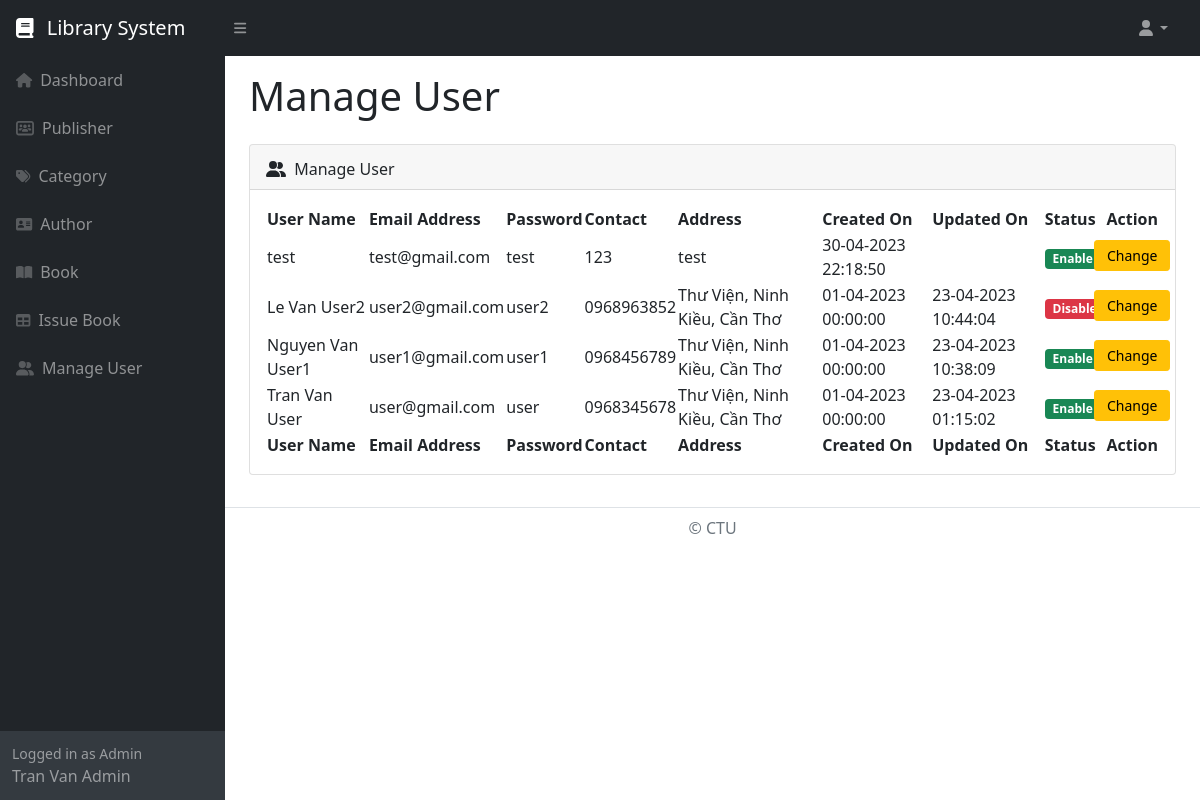
Page /library/admin/user.php (signed in) on the committed database.
### tables this page shows
CREATE TABLE `user` (
  `user_id` int(11) NOT NULL,
  `user_name` varchar(50) NOT NULL,
  `user_address` varchar(200) NOT NULL,
  `user_contact` varchar(20) NOT NULL,
  `user_email` varchar(50) NOT NULL,
  `user_password` varchar(20) NOT NULL,
  `user_status` enum('Enable','Disable') NOT NULL,
  `user_date_created` varchar(30) NOT NULL,
  `user_date_updated` varchar(30) NOT NULL
);

### library/function.php (called while the page is built, shortened)
<?php
function is_admin_login()
{
	if(isset($_SESSION['admin_id']))
	{
		return true;
	}
	return false;
}
?>

### library/admin/user.php (the view, shortened to what this page needs)
<?php
include '../database_connection.php';
include '../function.php';
$query = "
	SELECT * FROM user
    ORDER BY user_id DESC
";
$statement = $connect->prepare($query);
$statement->execute();
include '../header.php';
?>
<div class="container-fluid px-4">
	<div class="row mt-3">
		<div class="col-md-12">
			<h1>Manage User</h1>
		</div>
	</div>
	<div class="row justify-content-center">
		<div class="col-md-12">
			<div class="card mb-3">
				<div class="card-header">
					<div class="row">
						<div class="col col-md-6 mt-1">
							<i class="fa-solid fa-user-group me-1"></i> Manage User
						</div>
					</div>
				</div>
				<div class="card-body">
					<table id="datatablesSimple">
						<thead>
							<tr>
								<th>User Name</th>
								<th>Email Address</th>
								<th>Password</th>
								<th>Contact</th>
								<th>Address</th>
								<th>Created On</th>
								<th>Updated On</th>
								<th>Status</th>
								<th>Action</th>
							</tr>
						</thead>
						<tfoot>
							<tr>
								<th>User Name</th>
								<th>Email Address</th>
								<th>Password</th>
								<th>Contact</th>
								<th>Address</th>
								<th>Created On</th>
								<th>Updated On</th>
								<th>Status</th>
								<th>Action</th>
							</tr>
						</tfoot>
						<tbody>
						<?php
						if($statement->rowCount() > 0)
						{
							foreach($statement->fetchAll() as $row)
							{
								$user_status = '';
								if($row['user_status'] == 'Enable')
								{
									$user_status = '<div class="badge bg-success">Enable</div>';
								}
								else
								{
									$user_status = '<div class="badge bg-danger">Disable</div>';
								}
								echo '
								<tr>
									<td>'.$row["user_name"].'</td>
									<td>'.$row["user_email"].'</td>
									<td>'.$row["user_password"].'</td>
									<td>'.$row["user_contact"].'</td>
									<td>'.$row["user_address"].'</td>
									<td>'.$row["user_date_created"].'</td>
									<td>'.$row["user_date_updated"].'</td>
									<td>'.$user_status.'</td>
									<td>
										<div class="col">
											<div class="row mb-1">
												<button class="btn btn-warning btn-sm"
													onclick="change_data(`'.$row["user_id"].'`, `'.$row["user_status"].'`)">
													Change
												</button>
											</div>
										</div>
									</td>
								</tr>
								';
							}
						}
						?>
						</tbody>
					</table>
				</div>
			</div>
		</div>
	</div>
</div>
<?php
include '../footer.php';
?>

### library/header.php (shortened to what this page needs)
<!doctype html>
<html lang="en">
    <head>
        <link href="http://localhost/library/assets/css/styles.css" rel="stylesheet" />
        <link href="https://cdn.jsdelivr.net/npm/simple-datatables@latest/dist/style.css" rel="stylesheet" />
    </head>
    <?php
    if(is_admin_login())
    {
    ?>
    <body class="sb-nav-fixed">
        <nav class="sb-topnav navbar navbar-expand navbar-dark bg-dark">
            <a class="navbar-brand ps-3" href="index.php">
                <i class="fa-solid fa-book me-2"></i>
                Library System
            </a>
            <button class="btn btn-link btn-sm order-1 order-lg-0 me-4 me-lg-0" id="sidebarToggle" href="#!"><i class="fas fa-bars"></i></button>
            <ul class="navbar-nav ms-auto ms-md-0 me-3 me-lg-4">
                <li class="nav-item dropdown">
                    <a class="nav-link dropdown-toggle" id="navbarDropdown" href="#" role="button" data-bs-toggle="dropdown" aria-expanded="false"><i class="fas fa-user fa-fw"></i></a>
                </li>
            </ul>
        </nav>
        <div id="layoutSidenav">
            <div id="layoutSidenav_nav">
                <nav class="sb-sidenav accordion sb-sidenav-dark" id="sidenavAccordion">
                    <div class="sb-sidenav-menu">
                        <div class="nav">
                            <a class="nav-link" href="index.php">
                                <div class="sb-nav-link-icon"><i class="fa-solid fa-house"></i></div>
                                Dashboard
                            </a>
                            <a class="nav-link" href="publisher.php">
                                <div class="sb-nav-link-icon"><i class="fa-solid fa-users-rectangle"></i></div>
                                Publisher
                            </a>
                            <a class="nav-link" href="category.php">
                                <div class="sb-nav-link-icon"><i class="fa-solid fa-tags"></i></div>
                                Category
                            </a>
                            <a class="nav-link" href="author.php">
                                <div class="sb-nav-link-icon"><i class="fa-solid fa-address-card"></i></div>
                                Author
                            </a>
                            <a class="nav-link" href="book.php">
                                <div class="sb-nav-link-icon"><i class="fa-solid fa-book-open"></i></div>
                                Book
                            </a>
                            <a class="nav-link" href="issue_book.php">
                                <div class="sb-nav-link-icon"><i class="fa-solid fa-table"></i></div>
                                Issue Book
                            </a>
                            <a class="nav-link" href="user.php">
                                <div class="sb-nav-link-icon"><i class="fa-solid fa-user-group"></i></div>
                                Manage User
                            </a>
                        </div>
                    </div>
                    <?php
                    $admin_name_query = "
	                SELECT admin_name FROM admin
                    WHERE admin_id = ".$_SESSION['admin_id']."
                    ";
                    $admin_name_result = $connect->prepare($admin_name_query);
                    $admin_name_result->execute();
                    foreach ($admin_name_result as $row){
                    ?>
                    <div class="sb-sidenav-footer">
                        <div class="small">Logged in as Admin</div>
                        <?php echo $row['admin_name'];} ?>
                    </div>
                </nav>
            </div>
            <div id="layoutSidenav_content">
                <main>
    <?php
    }
    ?>

### rows in the picture
user: user_name "test", user_email "test@gmail.com", user_password "test", user_contact "123", user_address "test", user_date_created "30-04-2023 22:18:50", user_status "Enable"
user: user_name "Le Van User2", user_email "user2@gmail.com", user_password "user2", user_contact "0968963852", user_address "Thư Viện, Ninh Kiều, Cần Thơ", user_date_created "01-04-2023 00:00:00", user_date_updated "23-04-2023 10:44:04", user_status "Disable"
user: user_name "Nguyen Van User1", user_email "user1@gmail.com", user_password "user1", user_contact "0968456789", user_address "Thư Viện, Ninh Kiều, Cần Thơ", user_date_created "01-04-2023 00:00:00", user_date_updated "23-04-2023 10:38:09", user_status "Enable"
user: user_name "Tran Van User", user_email "user@gmail.com", user_password "user", user_contact "0968345678", user_address "Thư Viện, Ninh Kiều, Cần Thơ", user_date_created "01-04-2023 00:00:00", user_date_updated "23-04-2023 01:15:02", user_status "Enable"

### other values in the picture
$row['admin_name'] "Tran Van Admin"
